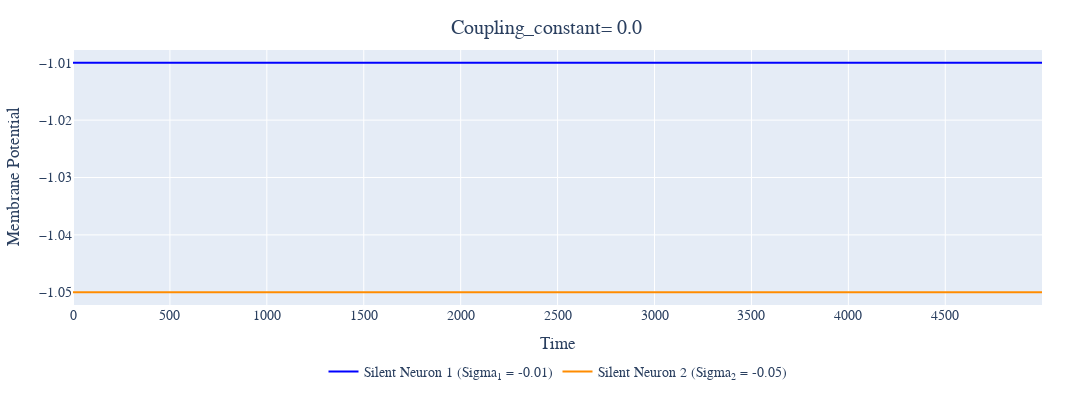
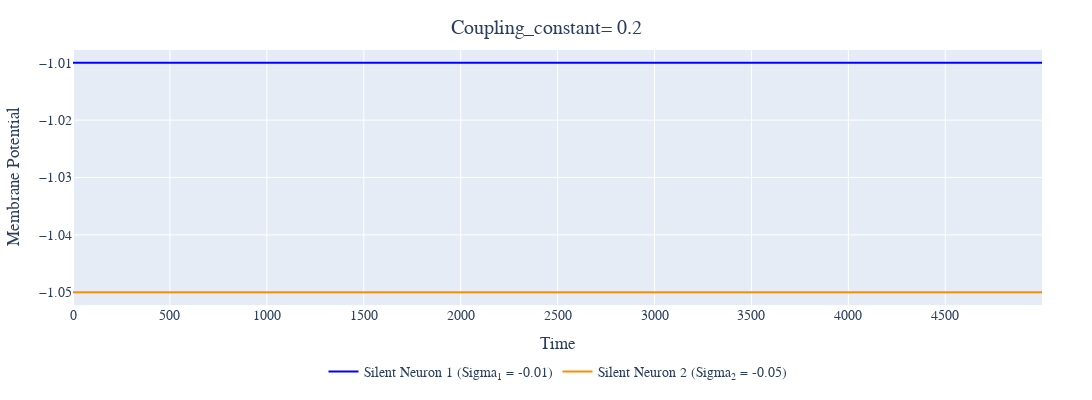

Here is the notebook cell these charts were saved with, in order:
### Code cell
T = 20000
# time = np.arange(T)
mu = 0.001


#spiking
x1 = -1
y1 = -1
alpha1 = 4
# sigma1 = 0.01

#silent
x2 = -1
y2 = -3
alpha2 = 4 
# sigma2 = 0.01
l = 15000
u = T

time = np.arange(T-l)

# coupling_const = 0.1

def plot_rc(sigma1, sigma2, alpha1, alpha2, coupling_const):
    x1list, y1list, x2list, y2list = coupled_rulkov(x1, y1, x2, y2, mu, alpha1, sigma1, alpha2, sigma2, T, coupling_const) 


    # fig = go.Figure()

    # fig.add_trace(
    #     go.Scatter(x = time[l:u], y = x1list[l:u] , mode = 'lines', name = 'Membrane potential for Spiking Neuron')
    # )


    # fig.add_trace(
    #     go.Scatter(x=time[l:u], y=x2list[l:u], mode='lines', name ='Membrane Potential for Silent Neuron')
    # )

    
    fig = go.Figure()
    fig.add_trace(
        go.Scatter(x=time, y=x1list[l:u], mode='lines', name=(f"Silent Neuron 1 (Sigma<sub>1</sub> = {sigma1})") , line = dict(color = "blue"  )) 
    )

    fig.add_trace(
        go.Scatter(x=time, y=x2list[l:u], mode='lines', name=(f"Silent Neuron 2 (Sigma<sub>2</sub> = {sigma2})") , line = dict(color = "darkorange" ) ) 
        
    )

    # # Add the trace for x1 only
    # fig.add_trace(
    #     go.Scatter(x=time, y=x1list[l:u], mode='lines', name= 'Spiking Neuron' ,  line = dict(color = "teal") , showlegend=False  ),
    #     row=2, col=1
    # )

    #      # Add the trace for y1 only
    # fig.add_trace(
    #     go.Scatter(x=time[l:u], y=y1list[l:u], mode='lines', name='Spiking Neuron y',  line = dict(color = "darkorange") ),
    #     row=3, col=1
    # )

    # Add the trace for x2 only
    # fig.add_trace(
    #     go.Scatter(x=time, y=x2list[l:u], mode='lines', name='Silent Neuron ',  line = dict(color = "red") ,  showlegend=False   ),
    #     row=3, col=1
    # )
    

    #    # Add the trace for y2 only
    # fig.add_trace(
    #     go.Scatter(x=time[l:u], y=y2list[l:u], mode='lines', name='Silent Neuron y',  line = dict(color = "blue") ),
    #     row=5, col=1
    # )

    fig.update_layout(height=400, width=1300, xaxis_title='Time', yaxis_title='Membrane Potential',  font=dict(family='serif', size=14 ),title_font_family='serif', legend=dict(orientation="h", x=0.5, y=-0.2,xanchor="center", yanchor="top"),  title=dict(text=f"Coupling_constant= {coupling_const}  ", x=0.5, y=0.95),  margin=dict(t=50, b=50, l=50, r=50))
   
    # fig.update_yaxes(title_text='Membrane Potential', row=2, col=1)
    # # fig.update_yaxes(title_text='y-spiking', row=3, col=1)
    # fig.update_yaxes(title_text='Memnrane Potential', row=4, col=1)
    # fig.update_yaxes(title_text='y_silent', row=5, col=1)

    fig.show()


int = interact (plot_rc, sigma1=FloatText(value=-0.01, description='Sigma 1', step=0.01), sigma2=FloatText(value=-0.05, description='Sigma 2', step=0.01), alpha1=FloatText(value=4, description='Alpha 1:', step=0.1),  alpha2=FloatText(value=4, description='Alpha 2:', step=0.1), coupling_const=FloatText(value=0, description='Coupling Const:', step = 0.01 ))


display(int)

### Figure 1 — Plotly figure (JSON) as saved in the notebook; plotly's stock layout.template omitted (floating-point values rounded to 4 significant figures; data arrays with more than 128 entries replaced by an {"elided": "..."} marker saying what was removed)
{"data": [{"line": {"color": "blue"}, "mode": "lines", "name": "Silent Neuron 1 (Sigma<sub>1</sub> = -0.01)", "type": "scatter", "x": {"elided": "5000 int values"}, "y": {"elided": "5000 float values"}}, {"line": {"color": "darkorange"}, "mode": "lines", "name": "Silent Neuron 2 (Sigma<sub>2</sub> = -0.05)", "type": "scatter", "x": {"elided": "5000 int values"}, "y": {"elided": "5000 float values"}}], "layout": {"font": {"family": "serif", "size": 14}, "height": 400, "legend": {"orientation": "h", "x": 0.5, "xanchor": "center", "y": -0.2, "yanchor": "top"}, "margin": {"b": 50, "l": 50, "r": 50, "t": 50}, "title": {"font": {"family": "serif"}, "text": "Coupling_constant= 0.0  ", "x": 0.5, "y": 0.95}, "width": 1300, "xaxis": {"title": {"text": "Time"}}, "yaxis": {"title": {"text": "Membrane Potential"}}}}

### Figure 2 — Plotly figure (JSON) as saved in the notebook; plotly's stock layout.template omitted (floating-point values rounded to 4 significant figures; data arrays with more than 128 entries replaced by an {"elided": "..."} marker saying what was removed)
{"data": [{"line": {"color": "blue"}, "mode": "lines", "name": "Silent Neuron 1 (Sigma<sub>1</sub> = -0.01)", "type": "scatter", "x": {"elided": "5000 int values"}, "y": {"elided": "5000 float values"}}, {"line": {"color": "darkorange"}, "mode": "lines", "name": "Silent Neuron 2 (Sigma<sub>2</sub> = -0.05)", "type": "scatter", "x": {"elided": "5000 int values"}, "y": {"elided": "5000 float values"}}], "layout": {"font": {"family": "serif", "size": 14}, "height": 400, "legend": {"orientation": "h", "x": 0.5, "xanchor": "center", "y": -0.2, "yanchor": "top"}, "margin": {"b": 50, "l": 50, "r": 50, "t": 50}, "title": {"font": {"family": "serif"}, "text": "Coupling_constant= 0.2  ", "x": 0.5, "y": 0.95}, "width": 1300, "xaxis": {"title": {"text": "Time"}}, "yaxis": {"title": {"text": "Membrane Potential"}}}}
